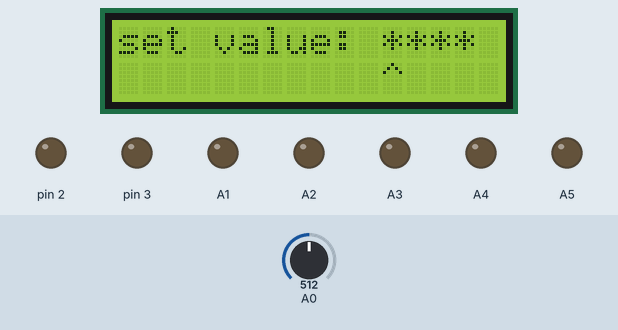
Recording of a sketch running on a simulated Arduino Uno, built with avr-gcc and run on an emulated ATmega328P. Shown: 16×2 character LCD, output pins drawn as LEDs (lit = HIGH). Inputs (shaded band) come from the test bench; at power-on: A0 = 512.

Above: at 1.2 s.
1.3 s: A0 set to 206
2.8 s: A0 set to 178
At 4.4 s:
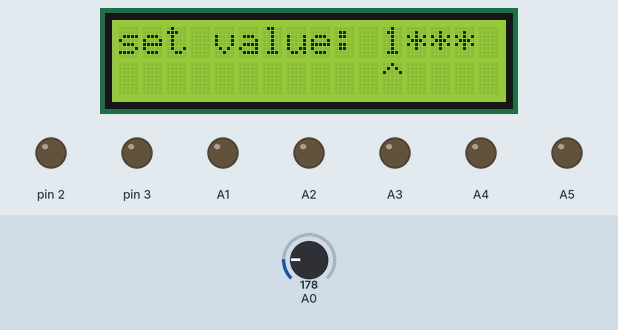
5.0 s: A0 set to 52
6.5 s: A0 set to 45
At 7.9 s:
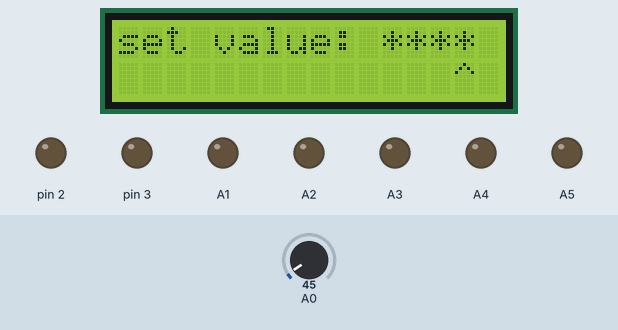
Timing chart, 0 to 9.5 s (numbered marks = the images above; inputs shaded):
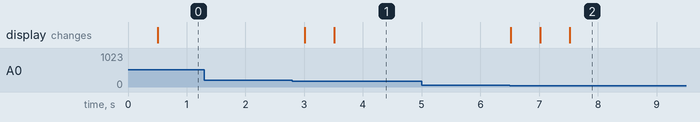

The sketch:

HAMMING_DETECTOR.ino
```cpp
#include <LiquidCrystal.h>

LiquidCrystal lcd(8, 9, 4, 5, 6, 7);

int lcd_key = 0;
int adc_key_in = 0;

//--------------------------------------------------------------------------------------------------------------
// "display.cpp"
//--------------------------------------------------------------------------------------------------------------
#define FALSE 0
#define TRUE 1

#define DISPLAY_STATE_RESET 0
#define DISPLAY_STATE_SETTED 1

#define DISPLAY_STATE_SHOW 1
#define DISPLAY_STATE_SETUP 2

#define DISPLAY_STATE_SETUP_SEG 0
#define DISPLAY_STATE_SETUP_MIN 1

#define INTERVAL_MESSAGE1 5000

#define btnRIGHT 0
#define btnUP 1
#define btnDOWN 2
#define btnLEFT 3
#define btnSELECT 4
#define btnNONE 5

static int state_display = DISPLAY_STATE_RESET;
static int row, col, counter;
static unsigned long time_now = 0;
static char screen[16] = {"set value: ****"};

static int i = 0;


void setup()
{
    pinMode(A5, OUTPUT);
    pinMode(A4, OUTPUT);
    pinMode(A3, OUTPUT);
    pinMode(A2, OUTPUT);
    pinMode(A1, OUTPUT);
    pinMode(3, OUTPUT);
    pinMode(2, OUTPUT);


    Serial.begin(9600);
    lcd.begin(16, 2);
    row = 0;
    col = 11;
    counter = 0;

}

void loop()
{
    lcd_key = read_LCD_buttons();
    if((state_display == DISPLAY_STATE_RESET && lcd_key == btnNONE) || (state_display == DISPLAY_STATE_SETTED))
    {
        lcd.setCursor(0, 0);
        lcd.print("press select to ");
        lcd.setCursor(0, 1);
        lcd.print("start");
    }
    else if(state_display == DISPLAY_STATE_RESET && lcd_key != btnNONE)
    {
        state_display = DISPLAY_STATE_SETUP;
        lcd.clear();

    }


    if(state_display == DISPLAY_STATE_SETUP)
    {
        display_setup_loop();
//        digitalWrite(A5, HIGH);
//        delay(150);
//        digitalWrite(A1, LOW);
//        delay(150);
//        digitalWrite(A4, HIGH);
//        delay(150);
//        digitalWrite(A1, LOW);
//        delay(150);
//        digitalWrite(A3, HIGH);
//        delay(150);
//        digitalWrite(A1, LOW);
//        delay(150);
//        digitalWrite(A2, HIGH);
//        delay(150);
//        digitalWrite(A1, LOW);
//        delay(150);
//        digitalWrite(A1, HIGH);
//        delay(150);
//        digitalWrite(A1, LOW);
//        delay(150);
//        digitalWrite(2, HIGH);
//        delay(150);
//        digitalWrite(A1, LOW);
//        delay(150);
//        digitalWrite(3, HIGH);
//        delay(150);
//        digitalWrite(A1, LOW);
//        delay(150);
    }

}

void display_setup_loop()
{

    char values[3] = {'*', '0', '1'};
    lcd_key = read_LCD_buttons();


    switch (lcd_key)
    {
        case btnRIGHT:
            if(millis() > time_now + 500)
            {
              if(col < 14)
                col++;
              i=0;
              time_now = millis();
              lcd.clear();
              lcd.setCursor(0, 0);
              lcd.print("set value: ****");
              lcd.setCursor(col, 1);
              lcd.print("^");
            }
            break;

        case btnLEFT:
            if(millis() > time_now + 500)
            {
              time_now = millis();
              if(col > 11)
                col--;
              lcd.clear();
              lcd.setCursor(0, 0);
              lcd.print("set value: ****");
              lcd.setCursor(0, 1);
              lcd.setCursor(col, 1);
              lcd.print("^");

            }
            break;

        case btnUP:
            if(millis() > time_now + 500)
            {
              if(i<2)
                i++;
              time_now = millis();
              lcd.setCursor(col, 0);
              lcd.print(values[i]);
              screen[col] = values[i];
            }
            break;

        case btnDOWN:
            if(millis() > time_now + 500)
            {
              if(i>1)
                i--;
              time_now = millis();
              lcd.setCursor(col, 0);
              lcd.print(values[i]);
              screen[col] = values[i];
            }
            break;

        case btnNONE:
            lcd.setCursor(0, 0);
            lcd.print(screen);
            lcd.setCursor(col, 1);
            lcd.print("^");
            break;

        case btnSELECT:
        if(millis() > time_now + 500)
        {
            time_now = millis();
            if(screen[11] != '*' && screen[12] != '*' && screen[13] != '*' && screen[14] != '*')
            {
                state_display = DISPLAY_STATE_SETTED;
                lcd.clear();
            }
        }
        break;
    }
}

int read_LCD_buttons()
{
    adc_key_in = analogRead(0);

    if (adc_key_in > 1000)
        return btnNONE;

    if (adc_key_in < 50)
        return btnRIGHT;

    if (adc_key_in < 195)
        return btnUP;

    if (adc_key_in < 380)
        return btnDOWN;

    if (adc_key_in < 555)
        return btnLEFT;

    if (adc_key_in < 790)
        return btnSELECT;

    return btnNONE;
}
```

Measured:
- the behaviour switches between 195 and 194 on A0 (found by bisection; images 0 and 1)
- the behaviour switches between 50 and 49 on A0 (found by bisection; images 1 and 2)
- after the input at 1.3 s, every drawn part: stays the same
- after the input at 2.8 s, the display: first changes after 0.21 s (image 1 shows a later state)
- after the input at 5.0 s, every drawn part: stays the same
- after the input at 6.5 s, the display: first changes at once (image 2 shows a later state)
